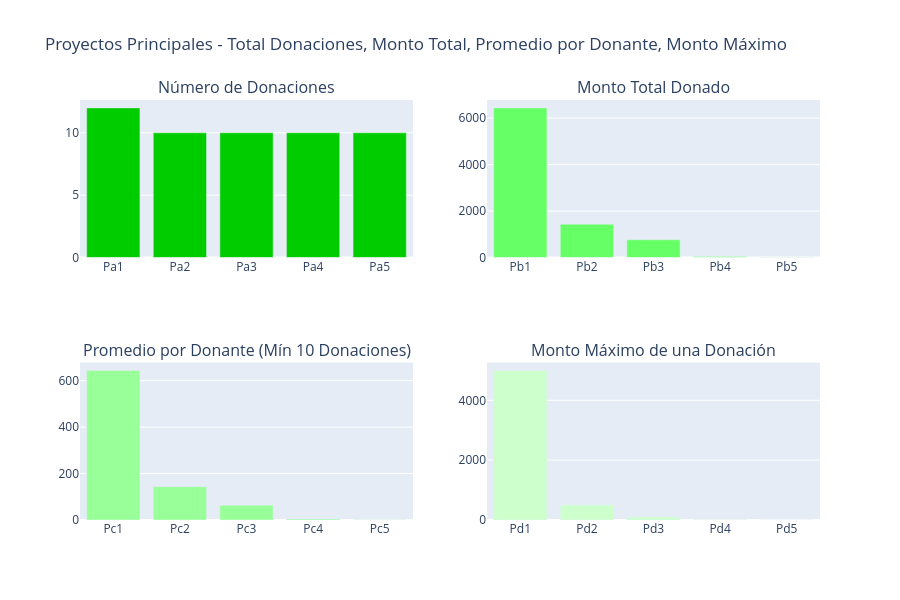

The cell this chart's notebook holds for it:
### Markdown cell above
> - **Donantes más generosos:**
> - Un donante no docente de **Manhattan Beach, California** ha donado más de **18,000 veces** (mostrado como D1 en el gráfico de la esquina superior izquierda) en DonorsChoose. Otro donante no docente de Nueva York ha donado una cantidad total masiva de **1.8 M USD** en aproximadamente 10,513 donaciones (mostrado como D1 en el gráfico de la esquina superior derecha). 
> - El pago único más alto de **60K** para el proyecto "Learning to Play while Playing to Learn" fue realizado por un donante de **Anahola, Hawái**, quien hasta el momento ha realizado un total de 223 donaciones. 

## <a id="3.4"> 3.4 ¿Qué montos de donación se recibieron y en qué momentos? </a>

### Donaciones por año 
 - 3.4.1 Número de donaciones por año 
 - 3.4.2 Montos promedio de donación por año

### Code cell
import plotly.graph_objs as go
from plotly import tools
from plotly.offline import iplot

# Calcular estadísticas por proyecto
projects_stats = donations_df.groupby('Project ID').agg({
    'Donation ID': 'count',
    'Donation Amount': ['sum', 'mean', 'max']
}).reset_index()

projects_stats.columns = ['Project ID', 'Total Donations', 'Total Amount', 'Average Amount', 'Maximum Amount']

# Filtrar proyectos con al menos 10 donaciones
projects_filtered = projects_stats[projects_stats['Total Donations'] >= 10]

# Top 5 proyectos por cada métrica
top_donations = projects_filtered.nlargest(5, 'Total Donations')
top_amount = projects_filtered.nlargest(5, 'Total Amount')
top_average = projects_filtered.nlargest(5, 'Average Amount')
top_maximum = projects_filtered.nlargest(5, 'Maximum Amount')

# Crear trazas para cada gráfica
tr1 = go.Bar(
    x=['Pa1', 'Pa2', 'Pa3', 'Pa4', 'Pa5'],
    y=top_donations['Total Donations'].values,
    marker=dict(color='#00cc00')
)

tr2 = go.Bar(
    x=['Pb1', 'Pb2', 'Pb3', 'Pb4', 'Pb5'],
    y=top_amount['Total Amount'].values,
    marker=dict(color='#66ff66')
)

tr3 = go.Bar(
    x=['Pc1', 'Pc2', 'Pc3', 'Pc4', 'Pc5'],
    y=top_average['Average Amount'].values,
    marker=dict(color='#99ff99')
)

tr4 = go.Bar(
    x=['Pd1', 'Pd2', 'Pd3', 'Pd4', 'Pd5'],
    y=top_maximum['Maximum Amount'].values,
    marker=dict(color='#ccffcc')
)

# Crear subplots con títulos en español
fig = tools.make_subplots(
    rows=2, 
    cols=2, 
    print_grid=False,
    subplot_titles=[
        'Número de Donaciones',
        'Monto Total Donado',
        'Promedio por Donante (Mín 10 Donaciones)',
        'Monto Máximo de una Donación'
    ]
)

fig.append_trace(tr1, 1, 1)
fig.append_trace(tr2, 1, 2)
fig.append_trace(tr3, 2, 1)
fig.append_trace(tr4, 2, 2)

# Actualizar layout con título en español
fig['layout'].update(
    height=600, 
    showlegend=False, 
    title='Proyectos Principales - Total Donaciones, Monto Total, Promedio por Donante, Monto Máximo'
)

iplot(fig)

### Figure 1 — Plotly figure (JSON) as saved in the notebook; plotly's stock layout.template omitted (floating-point values rounded to 4 significant figures)
{"data": [{"marker": {"color": "#00cc00"}, "type": "bar", "x": ["Pa1", "Pa2", "Pa3", "Pa4", "Pa5"], "xaxis": "x", "y": [12, 10, 10, 10, 10], "yaxis": "y"}, {"marker": {"color": "#66ff66"}, "type": "bar", "x": ["Pb1", "Pb2", "Pb3", "Pb4", "Pb5"], "xaxis": "x2", "y": [6441.0, 1435.0, 763.0, 45.0, 10.45], "yaxis": "y2"}, {"marker": {"color": "#99ff99"}, "type": "bar", "x": ["Pc1", "Pc2", "Pc3", "Pc4", "Pc5"], "xaxis": "x3", "y": [644.1, 143.5, 63.58, 4.5, 1.045], "yaxis": "y3"}, {"marker": {"color": "#ccffcc"}, "type": "bar", "x": ["Pd1", "Pd2", "Pd3", "Pd4", "Pd5"], "xaxis": "x4", "y": [5000.0, 500.0, 100.0, 10.0, 1.43], "yaxis": "y4"}], "layout": {"annotations": [{"font": {"size": 16}, "showarrow": false, "text": "Número de Donaciones", "x": 0.225, "xanchor": "center", "xref": "paper", "y": 1, "yanchor": "bottom", "yref": "paper"}, {"font": {"size": 16}, "showarrow": false, "text": "Monto Total Donado", "x": 0.775, "xanchor": "center", "xref": "paper", "y": 1, "yanchor": "bottom", "yref": "paper"}, {"font": {"size": 16}, "showarrow": false, "text": "Promedio por Donante (Mín 10 Donaciones)", "x": 0.225, "xanchor": "center", "xref": "paper", "y": 0.375, "yanchor": "bottom", "yref": "paper"}, {"font": {"size": 16}, "showarrow": false, "text": "Monto Máximo de una Donación", "x": 0.775, "xanchor": "center", "xref": "paper", "y": 0.375, "yanchor": "bottom", "yref": "paper"}], "height": 600, "showlegend": false, "title": {"text": "Proyectos Principales - Total Donaciones, Monto Total, Promedio por Donante, Monto Máximo"}, "xaxis": {"anchor": "y", "domain": [0, 0.45]}, "xaxis2": {"anchor": "y2", "domain": [0.55, 1]}, "xaxis3": {"anchor": "y3", "domain": [0, 0.45]}, "xaxis4": {"anchor": "y4", "domain": [0.55, 1]}, "yaxis": {"anchor": "x", "domain": [0.625, 1]}, "yaxis2": {"anchor": "x2", "domain": [0.625, 1]}, "yaxis3": {"anchor": "x3", "domain": [0, 0.375]}, "yaxis4": {"anchor": "x4", "domain": [0, 0.375]}}}
